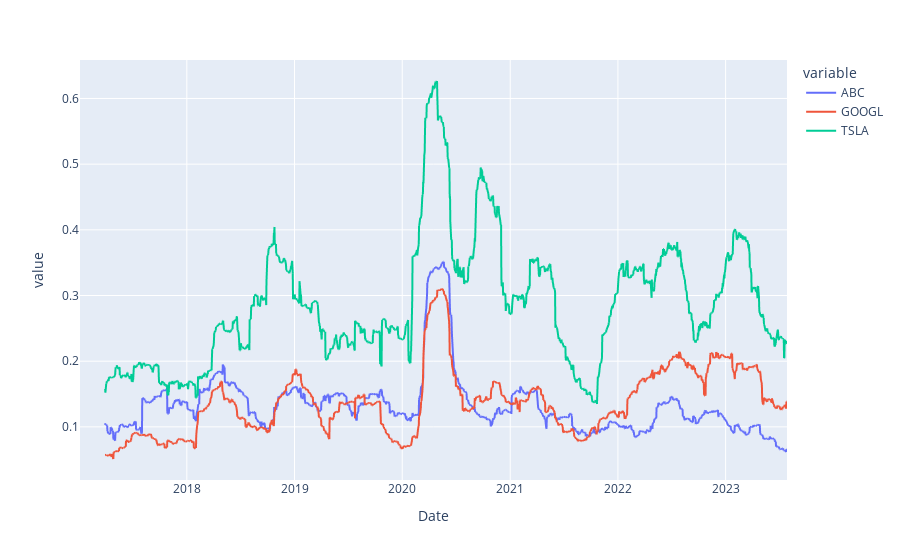

Notebook source saved alongside this figure:
### Markdown cell above
## Trailing Volatility over time

Another way to visualise volatility (as opposed to annulized or daily single figure):

    - just plotting everyday's std

### Code cell
LOOKBACK_PERIOD = 60
volatility = log_returns.rolling(window=LOOKBACK_PERIOD).std()*np.sqrt(LOOKBACK_PERIOD)

volatility.plot()

### Figure 1 — Plotly figure (JSON) as saved in the notebook; plotly's stock layout.template omitted (floating-point values rounded to 4 significant figures; data arrays with more than 128 entries replaced by an {"elided": "..."} marker saying what was removed)
{"data": [{"hovertemplate": "variable=ABC<br>Date=%{x}<br>value=%{y}<extra></extra>", "legendgroup": "ABC", "line": {"color": "#636efa", "dash": "solid"}, "marker": {"symbol": "circle"}, "mode": "lines", "name": "ABC", "showlegend": true, "type": "scattergl", "x": {"elided": "1652 str values"}, "xaxis": "x", "y": {"elided": "1652 float values"}, "yaxis": "y"}, {"hovertemplate": "variable=GOOGL<br>Date=%{x}<br>value=%{y}<extra></extra>", "legendgroup": "GOOGL", "line": {"color": "#EF553B", "dash": "solid"}, "marker": {"symbol": "circle"}, "mode": "lines", "name": "GOOGL", "showlegend": true, "type": "scattergl", "x": {"elided": "1652 str values"}, "xaxis": "x", "y": {"elided": "1652 float values"}, "yaxis": "y"}, {"hovertemplate": "variable=TSLA<br>Date=%{x}<br>value=%{y}<extra></extra>", "legendgroup": "TSLA", "line": {"color": "#00cc96", "dash": "solid"}, "marker": {"symbol": "circle"}, "mode": "lines", "name": "TSLA", "showlegend": true, "type": "scattergl", "x": {"elided": "1652 str values"}, "xaxis": "x", "y": {"elided": "1652 float values"}, "yaxis": "y"}], "layout": {"legend": {"title": {"text": "variable"}, "tracegroupgap": 0}, "margin": {"t": 60}, "xaxis": {"anchor": "y", "domain": [0, 1], "title": {"text": "Date"}}, "yaxis": {"anchor": "x", "domain": [0, 1], "title": {"text": "value"}}}}
